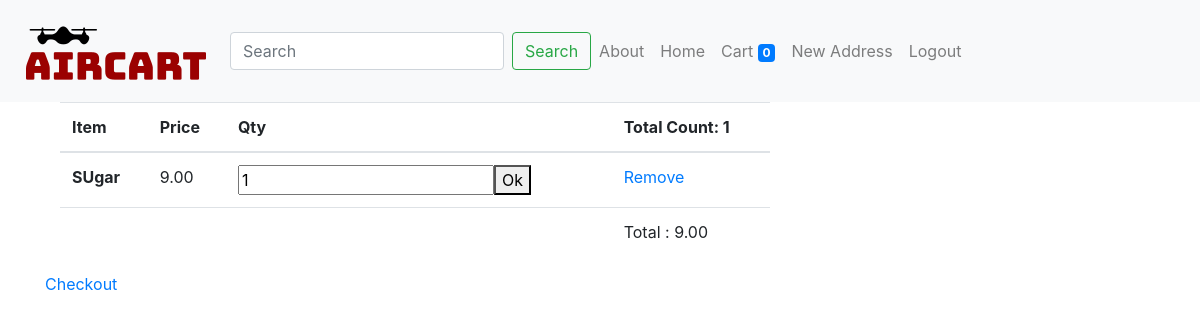
The page /yourCart (signed in) on the database as committed earlier.
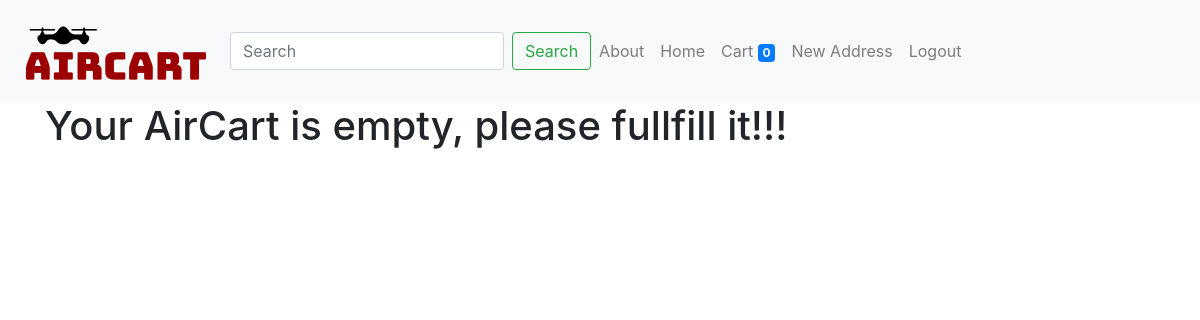
The same page on the database as committed later.
### carts/models.py (models this page shows, shortened)
class Cart(models.Model):
    user = models.ForeignKey(settings.AUTH_USER_MODEL, on_delete= models.CASCADE, )# total price with tax
    total = models.DecimalField(max_digits=100, decimal_places=2, default=0.00) #  total price without tax
    totalCount = models.IntegerField(default=0)
    start_date  = models.DateTimeField(auto_now=False, auto_now_add=True)
    ordered_date = models.DateTimeField(auto_now=True, auto_now_add=False) #last day of updating the cart that means checkout date
    ordered = models.BooleanField(default=False)# status of a cart have been checkout or not

class CartItem(models.Model):
    cart = models.ForeignKey('Cart', null=True, blank=True, on_delete=models.CASCADE)
    product = models.ForeignKey(Product, on_delete=models.CASCADE)
    quantity = models.IntegerField(default=1)
    productTotal = models.DecimalField(max_digits=1000, decimal_places=2, default=1.00)
    start_date  = models.DateTimeField(auto_now=False, auto_now_add=True)
    ordered_date = models.DateTimeField(auto_now=True, auto_now_add=False)

### ecommerce/models.py (models this page shows, shortened)
class Product(models.Model):
    id = models.IntegerField
    title = models.CharField(max_length=120, null=False, blank=False)
    description = models.TextField(null=False, blank=False)
    price = models.DecimalField(decimal_places=2, max_digits=100, default=0.0)
    salePrice = models.DecimalField( decimal_places=2, max_digits=100, default=0.0)
    slug = models.SlugField()
    timestamp = models.DateTimeField(auto_now_add=True, auto_now=False)
    updated = models.DateTimeField(auto_now_add=False, auto_now=True)
    active = models.BooleanField(default=True)
    class Meta:
        unique_together = ('title', 'slug')

### carts/views.py (the view)
# urls.py: path('yourCart', cart, name='cart'),
@login_required
def cart(request):
        try:
                cart = Cart.objects.get(user = request.user, ordered=False)
                context = {'cart': cart, 'empty':False}
        except:
                message_empty = "Your AirCart is empty, please fullfill it!!!"
                context = {'empty':True, 'message_empty': message_empty}
        template = 'cart/cart.html'
        return render(request, template, context)

### ecommerce/templates/cart/cart.html (shortened to what this page needs)
{% extends 'html/nav.html' %} {% block content %}
    {% if empty == False %}
        <div class="col-sm-8 col-sm-offset-2">
            <table class="table">
            <thead>
                <tr>
                <th scope="col">Item</th>
                <th scope="col">Price</th>
                <th scope="col">Qty</th>
                <th>Total Count: {{ cart.totalCount }} </th>
                </tr>
            </thead>
            <tbody>
            {% for item in cart.cartitem_set.all %}
            <tr>
                <td><b>{{item.product.title }}</b></td>
                <td>{{ item.product.salePrice }}</td>
                <th>
                    <form action="{% url "delete_cart" item.product.slug %}" method='POST'>
                        <input name='delete' type="number" value="{{ item.quantity }}"/><button type='submit' >Ok</button>
                    </form>
                </th>
                <td><a href='{% url "delete_cart" item.product.slug %}?qty=0'>Remove</a></td>
            </tr>
            {% endfor %}
        </tbody>
        <tfoot>
            <tr>
                <td></td>
                <td></td>
                <td></td>
                <td>Total : {{ cart.total }}</td>
            </tr>
        </tfoot>
        </table>
        </div>
        <a href="{% url "checkout" %}">Checkout</a>
    {% else %}
    <h1>{{ message_empty }}</h1>
    {% endif %}
{% endblock content %}

### ecommerce/templates/html/nav.html (shortened to what this page needs)
<!DOCTYPE html>
{% load static %}
<html>
  <head>
    <link
      rel="stylesheet"
      href="https://maxcdn.bootstrapcdn.com/bootstrap/4.0.0/css/bootstrap.min.css"
    />
    <link
      rel="stylesheet"
      href="https://maxcdn.bootstrapcdn.com/bootstrap/4.0.0/css/bootstrap.min.css"
    />
    <link rel="stylesheet" href="{% static 'assests/nav.css' %}" />
  </head>
  <body>
    <nav class="navbar navbar-expand-lg navbar-light bg-light">
          <a class="navbar-brand" href="#"> <img  id="c2a67771_2d74_4bb7_885d_834567"  src="{% static 'images/branch.png' %}"/> </a>
                    <form class="form-inline my-2 my-lg-0" action='/s/'>
                          <input class="form-control mr-sm-2" type="search" placeholder="Search" aria-label="search"  name='search'>{% comment %} name is to display the searching variable  {% endcomment %}
                    <button class="btn btn-outline-success my-2 my-sm-0" type="submit">Search</button>
                    </form>
           <div class="collapse navbar-collapse" id="navbarNav">
                <ul class="navbar-nav">
                       {% if not user.is_authenticated %}
                           {% comment %} <li class="nav-item active"> <a class="nav-link" href="#"> Home </a></li> {% endcomment %}
                           <li class="nav-item">
                            <a class="nav-link" href="{% url 'homeMain' %}">Home</a>
                          </li>
                          <li class="nav-item">
                            <a  class="nav-link"  href="{% url 'signin' %}">Sign In</a>
                          </li>
                          <li class="nav-item">
                            <a  class="nav-link"  href="{% url 'register' %}">Register</a>
                          </li>
                       {% else %}
                           <li class="nav-item">
                                <a class="nav-link" href="{% url 'about' %} ">About</a>
                            </li>
                          <li class="nav-item">
                            <a class="nav-link" href="{% url 'homeMain' %}">Home</a>
                          </li>
                           <li class="nav-item">
                                <a class="nav-link" href="{% url 'cart' %} ">Cart <span class="badge badge-primary">{% if not request.session.key  %}0{% else %}{{ request.session.key}}{% endif %}</span></a>
                            </li>
                            <li class="nav-item">
                                <a class="nav-link" href="{% url 'add_address' %} ">New Address</a>
                            </li>
                           <li class="nav-item"><a class="nav-link" href="{% url 'logout' %}">Logout</a> </li>
                       {% endif %}
                </ul>
           </div>
    </nav>
    <div class="container">{% block content %} {% endblock content %}</div>
  </body>
</html>

Rows that differ between the two databases and show on the page:
removed Cart: totalCount "1", total "9.00"
removed CartItem: product "SUgar", product.salePrice "9.00", delete "1"
Other text that changed with them:
{{ message_empty }}: (not shown) → "Your AirCart is empty, please fullfill it!!!"
text no longer shown: "Item Price Qty Total Count: Total : Checkout"
